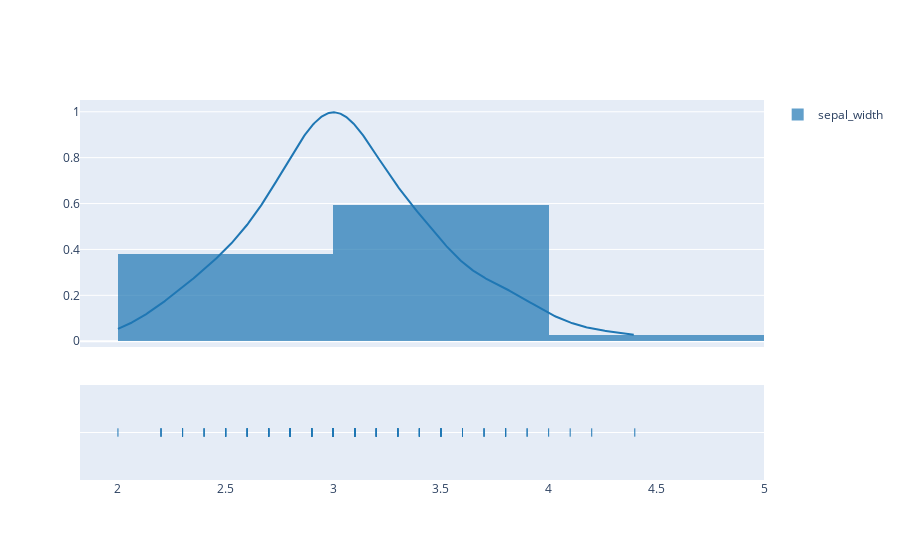

Notebook code for this chart:
### Markdown cell above
The distplots in plotly python combines various statistical distribution such as histograms, violin plot, box plot etc in the same plot.

### Code cell
import plotly.figure_factory as ff
group_labels = ['sepal_width'] 
fig = ff.create_distplot([iris['sepal_width']], group_labels)
fig.show()

### Figure 1 — Plotly figure (JSON) as saved in the notebook; plotly's stock layout.template omitted (floating-point values rounded to 4 significant figures; data arrays with more than 128 entries replaced by an {"elided": "..."} marker saying what was removed)
{"data": [{"autobinx": false, "histnorm": "probability density", "legendgroup": "sepal_width", "marker": {"color": "rgb(31, 119, 180)"}, "name": "sepal_width", "opacity": 0.7, "type": "histogram", "x": {"elided": "150 float values"}, "xaxis": "x", "xbins": {"end": 4.4, "size": 1, "start": 2}, "yaxis": "y"}, {"legendgroup": "sepal_width", "marker": {"color": "rgb(31, 119, 180)"}, "mode": "lines", "name": "sepal_width", "showlegend": false, "type": "scatter", "x": {"elided": "500 float values"}, "xaxis": "x", "y": {"elided": "500 float values"}, "yaxis": "y"}, {"legendgroup": "sepal_width", "marker": {"color": "rgb(31, 119, 180)", "symbol": "line-ns-open"}, "mode": "markers", "name": "sepal_width", "showlegend": false, "type": "scatter", "x": {"elided": "150 float values"}, "xaxis": "x", "y": {"elided": "150 str values"}, "yaxis": "y2"}], "layout": {"barmode": "overlay", "hovermode": "closest", "legend": {"traceorder": "reversed"}, "xaxis": {"anchor": "y2", "domain": [0, 1], "zeroline": false}, "yaxis": {"anchor": "free", "domain": [0.35, 1], "position": 0}, "yaxis2": {"anchor": "x", "domain": [0, 0.25], "dtick": 1, "showticklabels": false}}}
